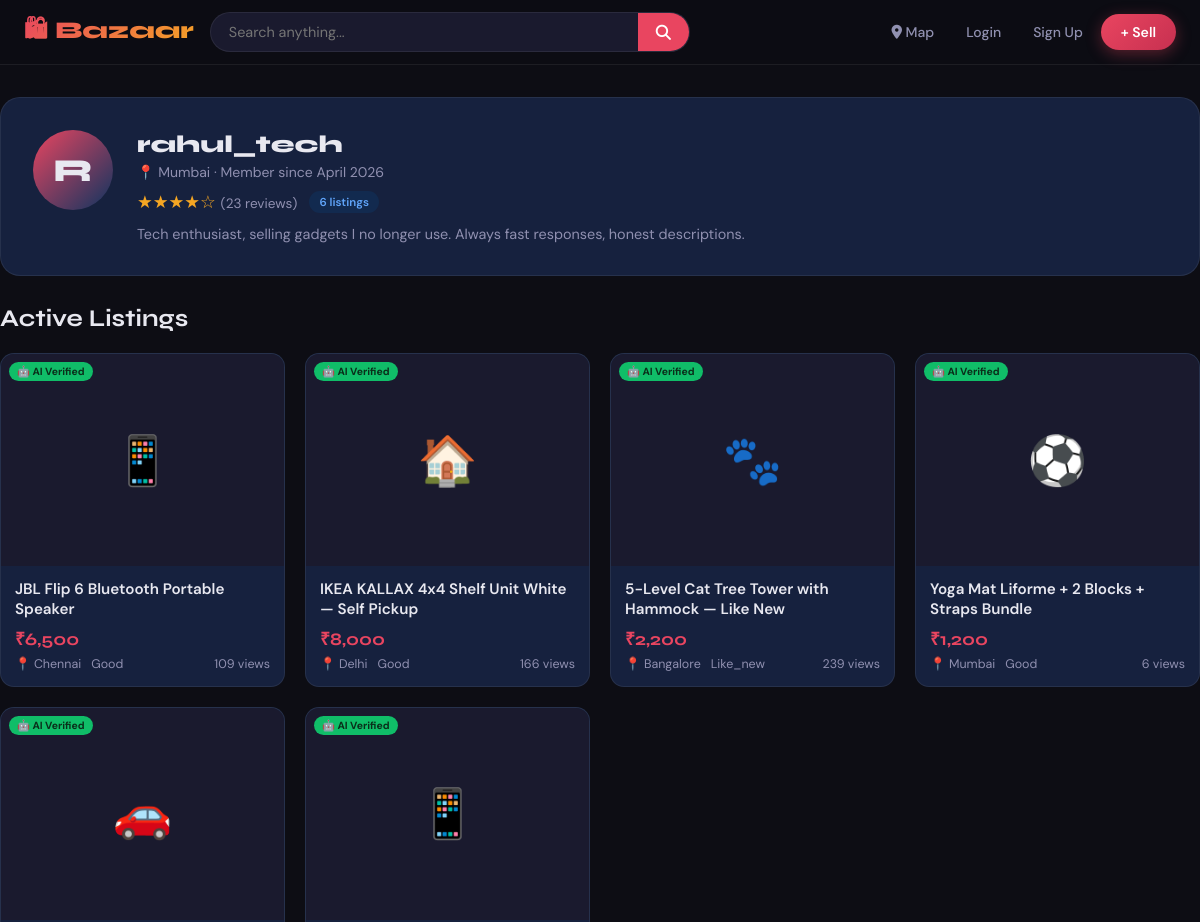
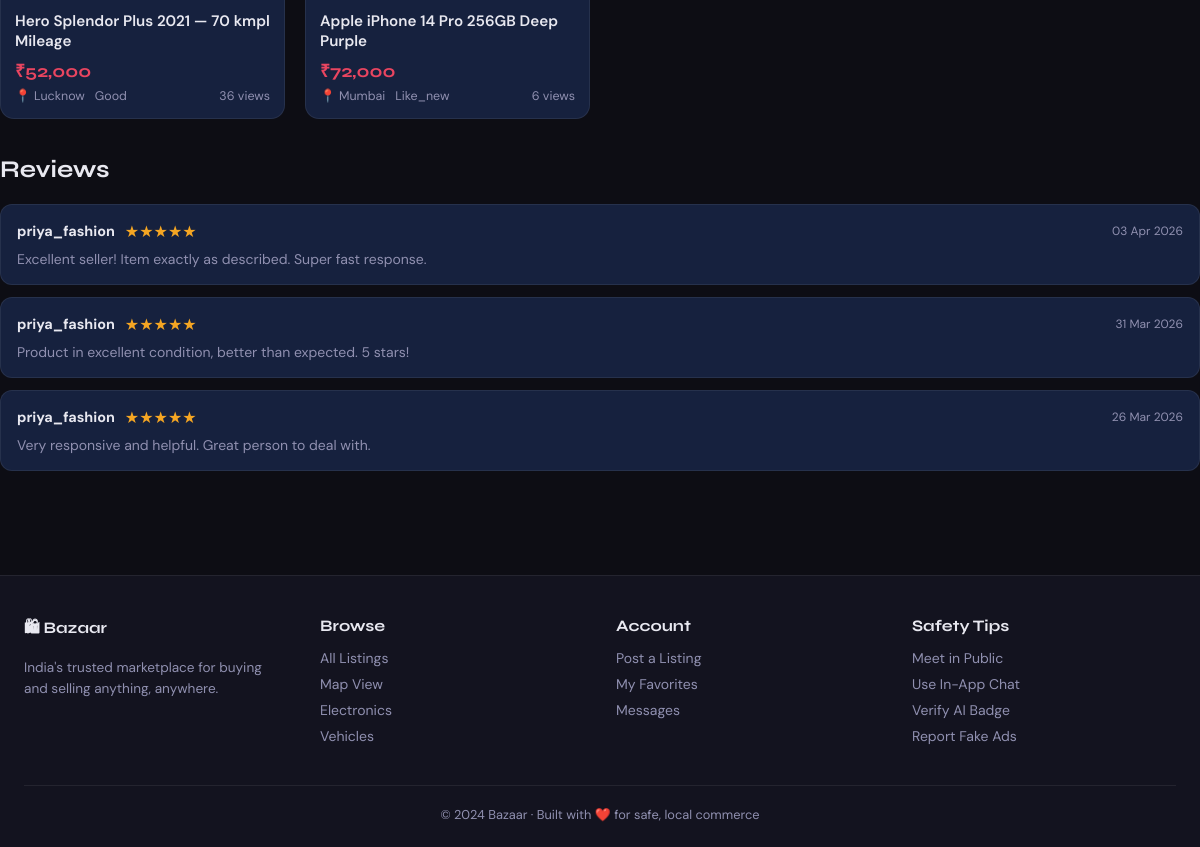
The app's page /profile/1 with its own data (2 pictures, top to bottom).
### app.py (models this page shows, shortened)
class User(db.Model):
    id            = db.Column(db.Integer, primary_key=True)
    username      = db.Column(db.String(80),  unique=True, nullable=False)
    email         = db.Column(db.String(120), unique=True, nullable=False)
    password_hash = db.Column(db.String(256), nullable=False)
    phone         = db.Column(db.String(20))
    bio           = db.Column(db.Text)
    lat           = db.Column(db.Float)
    lng           = db.Column(db.Float)
    city          = db.Column(db.String(100))
    is_verified   = db.Column(db.Boolean, default=False)
    rating        = db.Column(db.Float,   default=0.0)
    total_ratings = db.Column(db.Integer, default=0)
    created_at    = db.Column(db.DateTime, default=datetime.utcnow)
    listings      = db.relationship('Listing', backref='seller', lazy=True)
    sent_messages = db.relationship('Message', foreign_keys='Message.sender_id', backref='sender', lazy=True)
    is_authenticated = True
    is_anonymous     = False
    is_active        = True

class Listing(db.Model):
    id             = db.Column(db.Integer, primary_key=True)
    title          = db.Column(db.String(200), nullable=False)
    description    = db.Column(db.Text,        nullable=False)
    price          = db.Column(db.Float,       nullable=False)
    condition      = db.Column(db.String(50))
    category_id    = db.Column(db.Integer, db.ForeignKey('category.id'))
    seller_id      = db.Column(db.Integer, db.ForeignKey('user.id'))
    images         = db.Column(db.Text, default='[]')
    lat            = db.Column(db.Float)
    lng            = db.Column(db.Float)
    address        = db.Column(db.String(300))
    city           = db.Column(db.String(100))
    is_active      = db.Column(db.Boolean, default=True)
    is_featured    = db.Column(db.Boolean, default=False)
    ai_verified    = db.Column(db.Boolean, default=False)
    ai_score       = db.Column(db.Float,   default=0.0)
    ai_flags       = db.Column(db.Text, default='[]')
    views          = db.Column(db.Integer, default=0)
    payment_method = db.Column(db.String(50), default='cash')
    created_at     = db.Column(db.DateTime, default=datetime.utcnow)
    def get_images(self):
        try:    return json.loads(self.images)
        except: return []

class Category(db.Model):
    id       = db.Column(db.Integer, primary_key=True)
    name     = db.Column(db.String(100), nullable=False)
    icon     = db.Column(db.String(10))
    slug     = db.Column(db.String(100), unique=True)
    listings = db.relationship('Listing', backref='category', lazy=True)

class Review(db.Model):
    id          = db.Column(db.Integer, primary_key=True)
    reviewer_id = db.Column(db.Integer, db.ForeignKey('user.id'))
    seller_id   = db.Column(db.Integer, db.ForeignKey('user.id'))
    listing_id  = db.Column(db.Integer, db.ForeignKey('listing.id'))
    rating      = db.Column(db.Integer)
    comment     = db.Column(db.Text)
    created_at  = db.Column(db.DateTime, default=datetime.utcnow)
    reviewer    = db.relationship('User', foreign_keys=[reviewer_id])

### app.py (the view)
@app.route('/profile/<int:user_id>')
def profile(user_id):
    u        = User.query.get_or_404(user_id)
    listings = Listing.query.filter_by(seller_id=user_id,is_active=True).order_by(Listing.created_at.desc()).all()
    reviews  = Review.query.filter_by(seller_id=user_id).order_by(Review.created_at.desc()).all()
    return render_template('profile.html', profile_user=u, listings=listings, reviews=reviews)

### templates/profile.html (shortened to what this page needs)
{% extends 'base.html' %}
{% block content %}
<div class="container page-content">
  <div style="background:var(--card);border:1px solid var(--border);border-radius:20px;padding:32px;margin-bottom:28px;display:flex;gap:24px;align-items:flex-start;flex-wrap:wrap">
    <div style="width:80px;height:80px;background:linear-gradient(135deg,var(--accent),var(--blue));border-radius:50%;display:flex;align-items:center;justify-content:center;font-family:'Syne',sans-serif;font-size:2rem;font-weight:800;flex-shrink:0">
      {{ profile_user.username[0].upper() }}
    </div>
    <div style="flex:1">
      <div style="font-family:'Syne',sans-serif;font-size:1.5rem;font-weight:800;margin-bottom:4px">{{ profile_user.username }}</div>
      <div style="color:var(--text2);font-size:0.875rem;margin-bottom:10px">
        {% if profile_user.city %}📍 {{ profile_user.city }} · {% endif %}
        Member since {{ profile_user.created_at.strftime('%B %Y') }}
      </div>
      <div style="display:flex;gap:12px;flex-wrap:wrap;margin-bottom:12px">
        <span style="color:var(--accent2);font-size:1.1rem">
          {{'★'*profile_user.rating|int}}{{'☆'*(5-profile_user.rating|int)}}
          <span style="font-size:0.85rem;color:var(--text2)">({{ profile_user.total_ratings }} reviews)</span>
        </span>
        <span class="badge badge-blue">{{ listings|length }} listings</span>
      </div>
      {% if profile_user.bio %}<p style="color:var(--text2);font-size:0.9rem">{{ profile_user.bio }}</p>{% endif %}
    </div>
  </div>
  <div class="section-title" style="margin-bottom:20px">Active Listings</div>
  {% if listings %}
  <div class="listings-grid">
    {% for l in listings %} {% include 'partials/listing_card.html' %} {% endfor %}
  </div>
  {% else %}
  <div style="text-align:center;padding:40px;color:var(--text2)">No active listings</div>
  {% endif %}
  {% if reviews %}
  <div class="section-title" style="margin-top:36px;margin-bottom:20px">Reviews</div>
  {% for r in reviews %}
  <div style="background:var(--card);border:1px solid var(--border);border-radius:12px;padding:16px;margin-bottom:12px">
    <div style="display:flex;align-items:center;gap:10px;margin-bottom:8px">
      <strong style="font-size:0.9rem">{{ r.reviewer.username if r.reviewer else 'User' }}</strong>
      <span style="color:var(--accent2)">{{'★'*r.rating}}{{'☆'*(5-r.rating)}}</span>
      <span style="font-size:0.75rem;color:var(--text2);margin-left:auto">{{ r.created_at.strftime('%d %b %Y') }}</span>
    </div>
    {% if r.comment %}<p style="font-size:0.875rem;color:var(--text2)">{{ r.comment }}</p>{% endif %}
  </div>
  {% endfor %}
  {% endif %}
</div>
{% endblock %}

### templates/partials/listing_card.html
<div class="listing-card {% if l.ai_verified %}ai-verified{% elif l.ai_score < 60 %}ai-warning{% endif %}" onclick="window.location='{{ url_for('listing_detail', id=l.id) }}'">
  {% set imgs = l.get_images() %}
  {% if imgs %}
    <img class="card-img" src="{{ url_for('static', filename='uploads/' + imgs[0]) }}" alt="{{ l.title }}" loading="lazy">
  {% else %}
    <div class="card-img-placeholder">
      {{ l.category.icon if l.category else '📦' }}
    </div>
  {% endif %}
  <div class="card-body">
    <div class="card-title">{{ l.title[:55] }}{% if l.title|length > 55 %}…{% endif %}</div>
    <div class="card-price">₹{{ '{:,.0f}'.format(l.price) }}</div>
    <div class="card-meta">
      {% if l.city %}<span>📍 {{ l.city }}</span>{% endif %}
      <span>{{ l.condition|title if l.condition }}</span>
      <span style="margin-left:auto;color:var(--text2)">{{ l.views }} views</span>
    </div>
  </div>
</div>

### templates/base.html (style rules this page uses)
:root { --bg: #0d0d14; --bg2: #13131f; --bg3: #1a1a2e; --card: #16213e; --accent: #e94560; --accent2: #f5a623; --blue: #0f3460; --text: #e8e8f0; --text2: #9090b0; --green: #0fcf6f; --border: rgba(255,255,255,0.07); --shadow: 0 8px 32px rgba(0,0,0,0.4); --radius: 14px; }
* { margin:0; padding:0; box-sizing:border-box; }
html { scroll-behavior: smooth; }
body { font-family: 'DM Sans', sans-serif; background: var(--bg); color: var(--text); min-height: 100vh; overflow-x: hidden; }
.container { max-width: 1400px; margin: 0 auto; padding: 0 24px; }
.page-content { padding: 32px 0; min-height: calc(100vh - 120px); }
.listing-card { background: var(--card); border: 1px solid var(--border); border-radius: var(--radius); overflow: hidden; transition: transform 0.25s, box-shadow 0.25s, border-color 0.25s; cursor: pointer; }
.card-img-placeholder { width: 100%; aspect-ratio: 4/3; background: var(--bg3); display: flex; align-items: center; justify-content: center; font-size: 3rem; color: var(--text2); }
.card-body { padding: 14px; }
.card-title { font-weight: 600; font-size: 0.95rem; margin-bottom: 6px; line-height: 1.3; color: var(--text); }
.card-price { color: var(--accent); font-weight: 700; font-size: 1.1rem; font-family: 'Syne', sans-serif; }
.card-meta { font-size: 0.78rem; color: var(--text2); margin-top: 6px; display: flex; gap: 10px; flex-wrap: wrap; }
.badge { display: inline-flex; align-items: center; gap: 4px; padding: 3px 10px; border-radius: 50px; font-size: 0.72rem; font-weight: 600; }
.badge-blue { background: rgba(15,52,96,0.5); color: #60a5fa; }
.listings-grid { display: grid; grid-template-columns: repeat(auto-fill, minmax(240px, 1fr)); gap: 20px; }
.section-title { font-family: 'Syne', sans-serif; font-size: 1.5rem; font-weight: 700; margin-bottom: 6px; }
.ai-verified { position: relative; }
.ai-verified::after { content: '🤖 AI Verified'; position: absolute; top: 8px; left: 8px; background: rgba(15,207,111,0.9); color: #0a2e1a; font-size: 0.65rem; font-weight: 700; padding: 3px 8px; border-radius: 50px; }

### records on screen
User: username "R", username "rahul_tech", city "Mumbai", created_at "April 2026", rating "★★★★", rating "☆", total_ratings "23", bio "Tech enthusiast, selling gadgets I no longer use. Always fast responses, honest descriptions."
Listing: category "📱", title "JBL Flip 6 Bluetooth Portable Speaker", price "6,500", city "Chennai", condition "Good", views "109"
Listing: category "🏠", title "IKEA KALLAX 4x4 Shelf Unit White — Self Pickup", price "8,000", city "Delhi", condition "Good", views "166"
Listing: category "🐾", title "5-Level Cat Tree Tower with Hammock — Like New", price "2,200", city "Bangalore", condition "Like_new", views "239"
Listing: category "⚽", title "Yoga Mat Liforme + 2 Blocks + Straps Bundle", price "1,200", city "Mumbai", condition "Good", views "6"
Listing: category "🚗", title "Hero Splendor Plus 2021 — 70 kmpl Mileage", price "52,000", city "Lucknow", condition "Good", views "36"
Listing: category "📱", title "Apple iPhone 14 Pro 256GB Deep Purple", price "72,000", city "Mumbai", condition "Like_new", views "6"
Review: reviewer "priya_fashion", rating "★★★★★", created_at "03 Apr 2026", comment "Excellent seller! Item exactly as described. Super fast response."
Review: reviewer "priya_fashion", rating "★★★★★", created_at "31 Mar 2026", comment "Product in excellent condition, better than expected. 5 stars!"
Review: reviewer "priya_fashion", rating "★★★★★", created_at "26 Mar 2026", comment "Very responsive and helpful. Great person to deal with."

### other values on screen
{{ listings|length }} "6"
